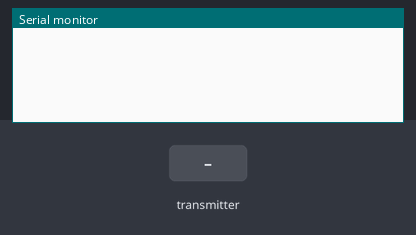
This sketch was run on a simulated ESP8266 (NodeMCU). On the bench: the last lines printed to the serial monitor. The inputs (shaded band) are chosen by the test bench.

Above: at 1.2 s.
1.3 s: the transmitter starts sending message = 0
At 1.66 s:
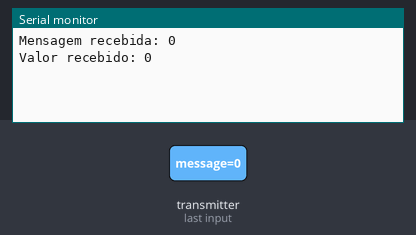
2.8 s: the transmitter starts sending value = 256
At 3.16 s:
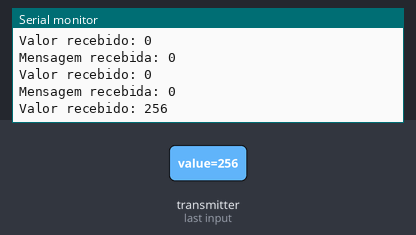
4.3 s: the transmitter starts sending message = 1
5.8 s: the transmitter starts sending value = 512
At 6.16 s:
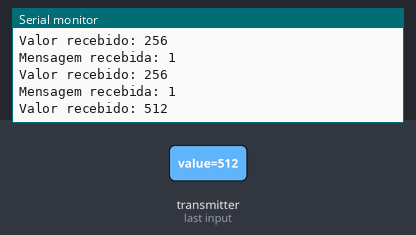
Timing chart, 0 to 8.3 s (numbered marks = the images above; inputs shaded):
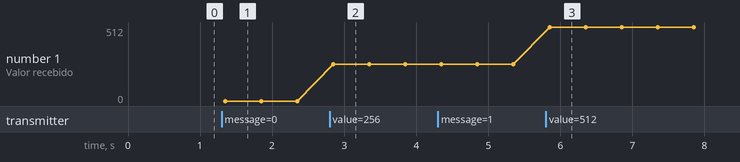

Measured:
- after the input at 1.3 s, the serial monitor: prints a new line after 0.05 s (image 1)
- after the input at 2.8 s, the serial monitor: prints a new line after 0.05 s (image 2)
- after the input at 5.8 s, the serial monitor: prints a new line after 0.05 s (image 3)
- plotted number 1: 0 → 256 after the input at 2.8 s, 256 → 512 after the input at 5.8 s

The sketch:

reciver.ino
```cpp
//Reciver
#include <ESP8266WiFi.h>
#include <espnow.h>

//estrutura para receber dados
typedef struct {
    char message[32];
    int value;
}MyData;

//funcao callback para receber dados
void onDataReceived(const uint8_t *macAddr, const uint8_t *data, int len){
    MyData receivedData;
    memcpy(&receivedData, data, sizeof(receivedData));

    Serial.print("Mensagem recebida: ");
    Serial.println(receivedData.message);
    Serial.print("Valor recebido: ");
    Serial.println(receivedData.value);
}

void setup()
{
   Serial.begin(115200);

   //inicializacao do ESP-NOW
   if(esp_now_init() != ESP_OK){
	Serial.println("Error!!!!");
	return;
   }

   //registro da funcao de callback para receber dados
   esp_now_register_recv_cb(onDataReceived);
}

void loop(){}
```
